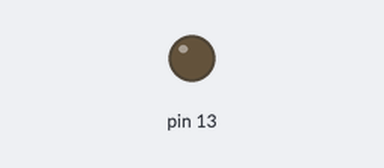
Simulated run of this sketch. Board: Arduino Uno, built with avr-gcc and run on an emulated ATmega328P. Shown: output pins drawn as LEDs (lit = HIGH). Dashed ring = blinking.

Above: at 0.1 s.
At 2.85 s:
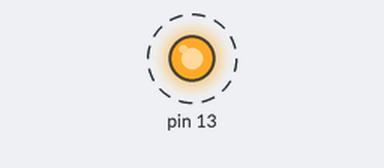
Timing chart, 0 to 3.1 s (numbered marks = the images above):
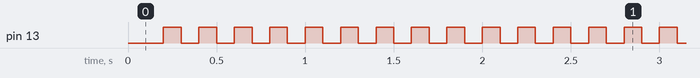

Measured:
- by itself, pin 13: alternates HIGH for 0.10 s and LOW for 0.10 s

The sketch:

exemplo_led_interrupt.ino
```cpp
#include<TimerOne.h>

int sinal=0;

void setup() {
  Timer1.initialize(100000);
  Timer1.attachInterrupt(chama);
  pinMode(13, OUTPUT);
}

void loop() {
  //esse daly não interfere na função da interrupção
  delay(5000);
}

void chama(){
  digitalWrite(13,sinal);
  sinal=~sinal;
}
```
